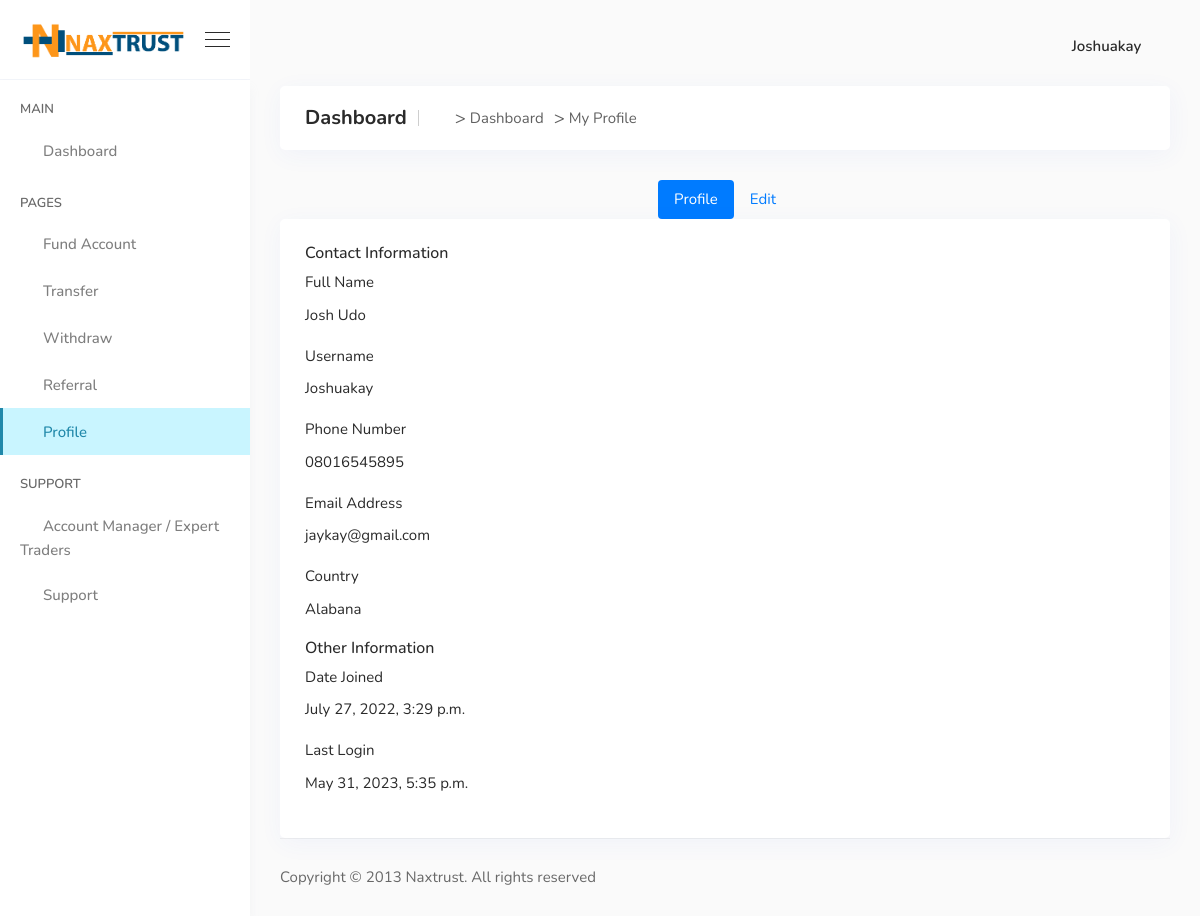
The page /profile/ (signed in) on the database as committed earlier.
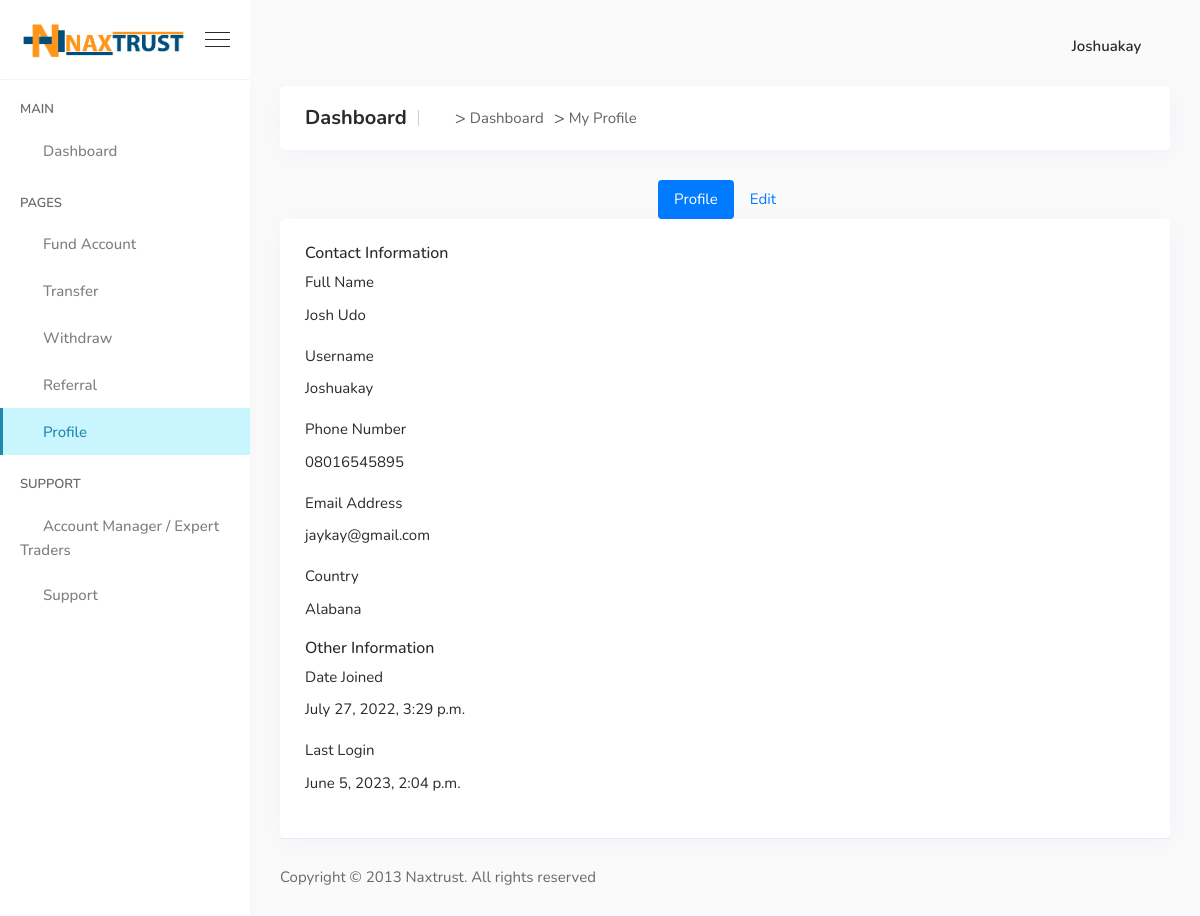
The same page on the database as committed later.
### core/models.py (models this page shows)
class User(AbstractUser):
    full_name = models.CharField(max_length=256)
    email = models.EmailField(
        _('Email'),
        max_length=150,
        unique=True,
        help_text=_('Required. 150 characters or fewer. Letters, digits and @/./+/-/_ only.'),
        error_messages={
            'unique': _("A user with that email already exists."),
        },
    )
    phonenumber = models.CharField(
        max_length=12,
        validators = [numeric_validator]
    )
    country = models.CharField(
        max_length= 50
    )
    is_trader = models.BooleanField(default=True)
    objects = BaseManager()
    USERNAME_FIELD = 'email'
    REQUIRED_FIELDS = []

### core/views.py (the view)
# urls.py: path('profile/', views.ProfileView.as_view(),name="profile"),
class ProfileView(LoginRequiredMixin, View):
    def get(self,request):
        return render(request, 'dashboard/profile.html')

### core/context_processor.py (called while the page is built)
def nameProcessor(request):
    return {'sitename':"Naxtrust",'supportemail':"support@naxtrust.com"}

### core/templates/dashboard/profile.html (shortened to what this page needs)
{% extends 'dashboard/base.html' %}
{% load static %}
{% block content %}
    <div class="breadcrumb-area">
        <h1>Dashboard</h1>
        <ol class="breadcrumb">
            <li class="item">
                <a href="{% url 'dashboard' %}"><i class='fa fa-home'></i></a>
            </li>
            <li class="item">Dashboard</li>
            <li class="item">My Profile</li>
        </ol>
    </div>
    <div class="br-profile-page">
        <div class="ht-70 bg-gray-100 pd-x-20 d-flex align-items-center justify-content-center shadow-base">
            <ul class="nav nav-pills nav-fill" role="tablist">
                <li class="nav-item"><a class="nav-link active" data-toggle="tab" href="#posts" role="tab">Profile</a>
                </li>
                <li class="nav-item hidden-xs-down">
                    <a class="nav-link"  href="{% url 'edit-profile' %}"
                        >Edit</a></li>
            </ul>
        </div>
        <div class="tab-content br-profile-body">
            <div class="tab-pane fade active show" id="posts">
                <div class="row">
                    <div class="col-lg-12 mg-t-30 mg-lg-t-0">
                        <div class="card pd-20 pd-xs-30 shadow-base bd-0">
                            <h6 class="tx-gray-800 tx-uppercase tx-semibold tx-13 mg-b-25">Contact Information</h6>
                            <label class="tx-10 tx-uppercase tx-mont tx-medium tx-spacing-1 mg-b-2">Full Name</label>
                            <p class="tx-info mg-b-25">{{request.user.full_name}} </p>
                            <label class="tx-10 tx-uppercase tx-mont tx-medium tx-spacing-1 mg-b-2">Username</label>
                            <p class="tx-info mg-b-25"> {{request.user.username}}</p>
                            <label class="tx-10 tx-uppercase tx-mont tx-medium tx-spacing-1 mg-b-2">Phone Number</label>
                            <p class="tx-info mg-b-25">{{request.user.phonenumber}}</p>
                            <label class="tx-10 tx-uppercase tx-mont tx-medium tx-spacing-1 mg-b-2">Email
                                Address</label>
                            <p class="tx-inverse mg-b-25">{{request.user.email}}</p>
                            <label class="tx-10 tx-uppercase tx-mont tx-medium tx-spacing-1 mg-b-2">Country</label>
                            <p class="tx-inverse mg-b-25">{{request.user.country}}</p>
                            <h6 class="tx-gray-800 tx-uppercase tx-semibold tx-13 mg-b-25">Other Information</h6>
                            <label class="tx-10 tx-uppercase tx-mont tx-medium tx-spacing-1 mg-b-2">
                               Date Joined
                            </label>
                            <p class="tx-inverse mg-b-25">{{request.user.date_joined}}</p>
                            <label class="tx-10 tx-uppercase tx-mont tx-medium tx-spacing-1 mg-b-2">
                                Last Login
                             </label>
                             <p class="tx-inverse mg-b-25">{{request.user.last_login}}</p>
                        </div>
                    </div>
                </div>
            </div>
        </div>
    </div>
{% endblock %}

### core/templates/dashboard/base.html (shortened to what the changed rows need)
{% load static %}
<!doctype html>
<html lang="en">
<head>
    <link rel="stylesheet" href="{% static 'asset/css/font-awesome.min.css' %}">
    <link rel="stylesheet" href="{% static 'dassets/css/vendors.min.css' %}">
    <link rel="stylesheet" href="{% static 'dassets/css/style.css' %}">
    <link rel="stylesheet" href="{% static 'dassets/css/responsive.css' %}">
</head>
<body>
    <div class="main-content d-flex flex-column">
        <nav class="navbar top-navbar navbar-expand">
            <div class="collapse navbar-collapse" id="navbarSupportContent" style="display: flex; justify-content: space-between; align-items: center;">
                <ul class="navbar-nav right-nav navbar-right align-items-center">
                    <li class="nav-item dropdown profile-nav-item">
                        <a href="#" class="nav-link dropdown-toggle" role="button" data-toggle="dropdown"
                            aria-haspopup="true" aria-expanded="false">
                            <div class="menu-profile">
                                <span class="name">
                                    {{request.user.username}}
                                </span>
                                <span class="icon rounded-circle h2"><i class='fa fa-user'></i></span>
                            </div>
                        </a>
                    </li>
                </ul>
            </div>
        </nav>
        {% block content%}
        {% endblock %}
    </div>
</body>
</html>

Rows that differ between the two databases and show on the page:
changed User "Joshuakay": user.last_login "May 31, 2023, 5:35 p.m." → "June 5, 2023, 2:04 p.m."
